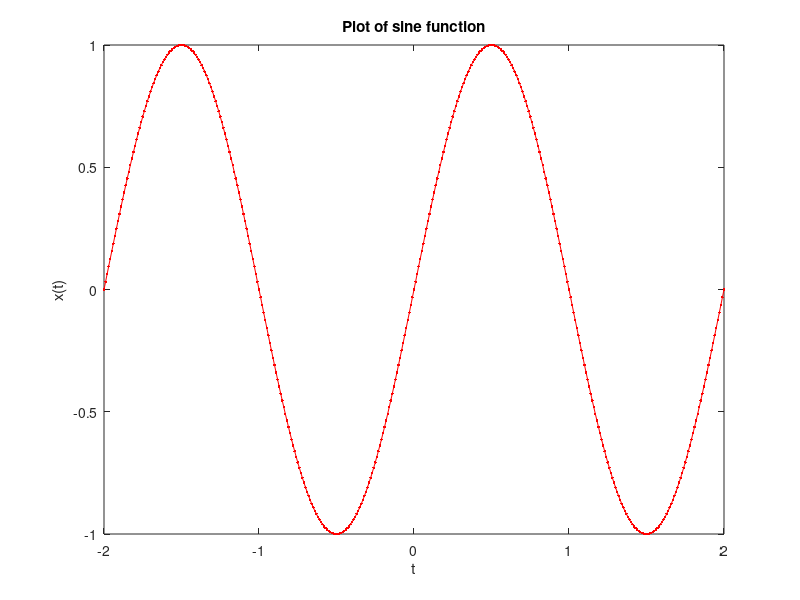

Reproduce this figure in MATLAB. (Note: this script raises an error after producing the figure.)
 % Script 3
 % Expontential Fourier Series of sine
 t = -2:0.01:2;
 x = sin(pi*t);
 i = input('Please put the sample number: ');
 plot(t,x,'r.-');
 title('Plot of sine function');
 xlabel('t');
 ylabel('x(t)');
 c0 = 2;
 y = c0*zeros(size(t),1);
 Power = zeros(size(t),1);
 for n = -i:i
   c = -(2 ./(pi*(4*n.^2-1)));
   y = y + c.*exp(j*2*pi*n*t);
   Power = Power + abs(c).^2
 end
 Pmean = sqrt(Power);
 PowerPercent = (Power/Pmean)*100;
 str = {'Power = ',num2str(PowerPercent),'%'};
 ttl = ['Exponential Fourier Series with N = ', num2str(2*i+1)];
 figure();
 plot(t,y,'b.-');
 title(ttl); 
 xlabel('t');
 ylabel('x(t)');
 ylim([-3,3]);
 text(0,1.5,str,'fontsize',10);
 hold on
 plot(t,x, 'r.-');
 hold off
 figure();
 plot(t,angle(y)','k.-');
 title(ttl);
 xlabel('t');
 ylabel('ph(x(t))');